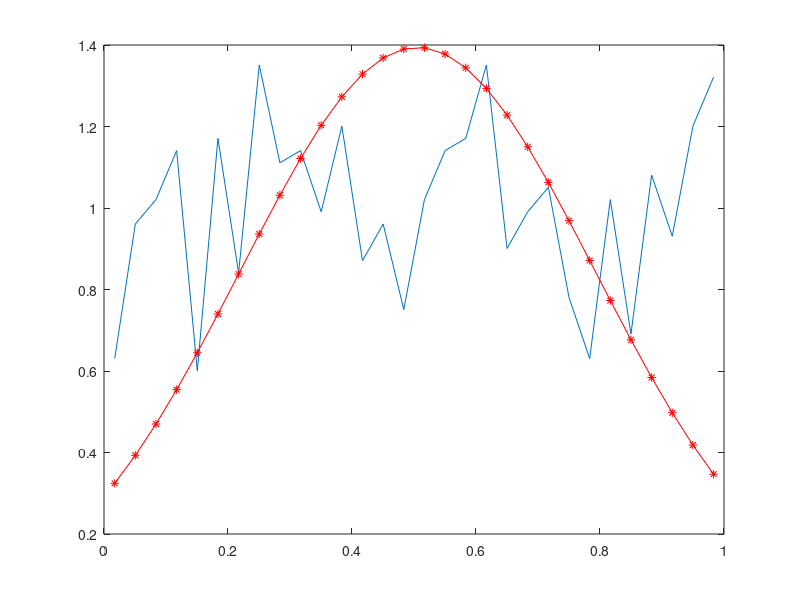
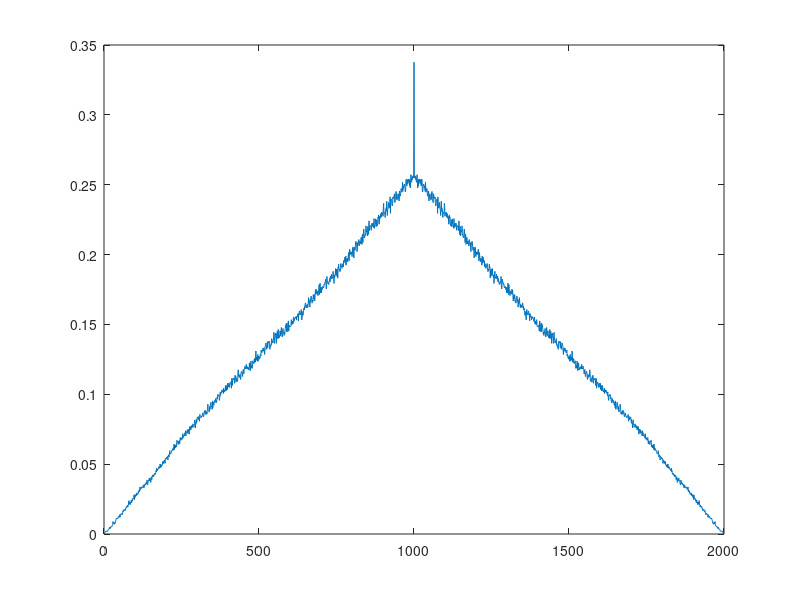
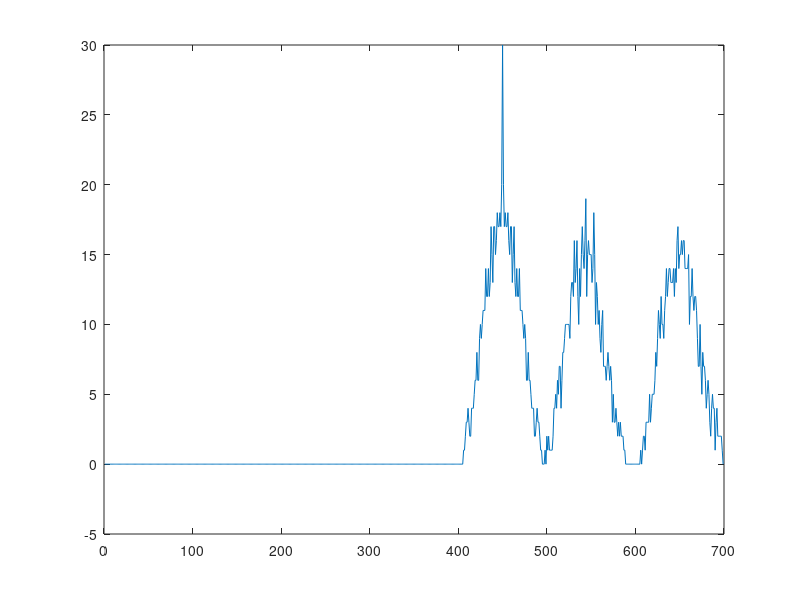
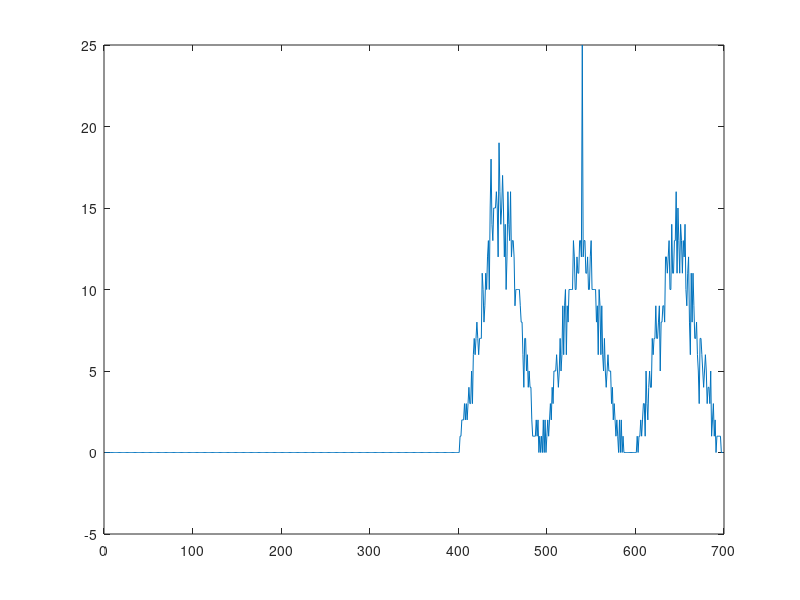

Recreate these plots in MATLAB, in order.
function randomSignal()


N=1000;
% an observation of the (gaussian if randn) random process
%x = randn(1,N);
x = rand(1,N);

% distribution
[h, xh] = hist(x,30);
dh = xh(2)-xh(1);
h = h/(sum(h)*dh);
figure(1), plot(xh,h);
%axis([0 1 0 500]); % for rand

% correlation
xx = xcorr(x, 'biased');
figure(2), plot(xx);


% gaussian model (randn)
% g(x) = 1/std/sqrt(2pi)*exp(-x^2/2/std^2)
m = mean(x);
std = sqrt(var(x));
figure(1), hold on 
plot(xh, g(xh, m, std), 'r*-');
hold off

% localisation -> synchronization
s1=round(rand(1,50));
s2=round(rand(1,50));
s3=round(rand(1,50)); 
s(101:150)=s1;
s(191:240)=s2;
s(301:350)=s3;
%sum(s1)
xc1=xcorr(s,s1); 
figure(3), plot(xc1);
xc2=xcorr(s,s2); 
figure(4), plot(xc2);
xc3=xcorr(s,s3); 
figure(5), plot(xc3);
% %xc=xcorr([s1 s1 s1], s1, 'none');
% xc=xcorr(s1, s1, 'none'); % biased ou coeff ou none
% figure(3), plot(xc);
% %xc=xcorr([s1 s1 s1],s2, 'none');
% xc=xcorr(s1,s2, 'biased');
% figure(4), plot(xc);


% observation-detection of the impulse response
% input signal : x (random signal)
% system : h
h=[18 8 5 2 1];
% output : y
y = conv(x, h, 'same');
xyc = xcorr(x,y, 'biased');
figure(6), plot(xyc, '*-');



% distribution and power spectral density
v= rand(1,N);
% distribution
[h, xv] = hist(v,30);
dv = xv(2)-xv(1);
h = h/(sum(h)*dv);
figure(7), plot(xv,h);

% power spectral density
fv = fftshift(fft(v));
dv = fv.*conj(fv)/length(fv);

fx = fftshift(fft(x));
dx = fx.*conj(fx)/length(fx);

figure(8), plot(dv); % not a white noise !
figure(9), plot(dx);














end % function randomSignal


%  normale law
function y= g(x, m, std)
    y = 1/std/sqrt(2*pi)*exp(-(x-m).^2/2/std^2);
end % function 





























